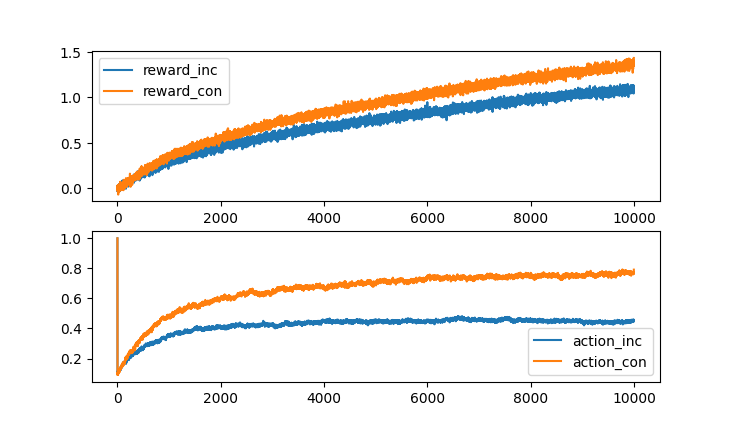

Write the Python code that produced this figure.
"""
Exercise 2.5 (programming) Design and conduct an experiment to demonstrate the
difficulties that sample-average methods have for nonstationary problems.
Use a modified version of the 10-armed testbed in which all the q*(a) start out equal and then take
independent random walks (say by adding a normally distributed increment with mean 0
and standard deviation 0.01 to all the q*(a) on each step). 
Prepare plots like Figure 2.2 for an action-value method using sample averages, incrementally computed, 
and another action-value method using a constant step-size parameter, alpha = 0.1. Use epsilon = 0.1 and longer runs, say of 10,000 steps.
"""

import numpy as np
import matplotlib.pyplot as plt

def bandit(action, q_star):
    return np.random.normal(loc=q_star[action], scale=1)

def action_selection(epsilon, q_est):
    if np.random.rand() < epsilon:
        action = np.random.choice(10)
    else:
        max_idx = np.where(q_est == np.max(q_est))[0]
        action = np.random.choice(max_idx)
    return action

def update_q_star(q_star):
    q_star += np.random.normal(0, 0.01, size=10)
    return q_star

def update_q_est_incremental(q_est, action, reward, action_count):
    q_est[action] = q_est[action] + (reward-q_est[action]) / action_count[action]

def update_q_est_constant(q_est, action, reward, alpha):
    q_est[action] = q_est[action] + (reward-q_est[action]) * alpha

def sim_single_run(steps):
    reward_inc_list = np.zeros(steps)
    reward_con_list = np.zeros(steps)
    optimal_inc_list = np.zeros(steps)
    optimal_con_list = np.zeros(steps)

    q_star = np.zeros(10)
    q_est_inc = np.zeros(10)
    q_est_con = np.zeros(10)
    action_count = np.zeros(10)

    epsilon = 0.1
     
    for step in range(steps):
        action_inc = action_selection(epsilon, q_est_inc)
        reward_inc = bandit(action_inc, q_star)
        action_count[action_inc] += 1
        update_q_est_incremental(q_est_inc, action_inc, reward_inc, action_count)
        reward_inc_list[step] = reward_inc
        optimal_action = np.argmax(q_star)
        optimal_inc_list[step] = 1 if action_inc == optimal_action else 0


        action_con = action_selection(epsilon, q_est_con)
        reward_con = bandit(action_con, q_star)
        update_q_est_constant(q_est_con, action_con, reward_con, alpha=0.1)
        reward_con_list[step] = reward_con
        optimal_con_list[step] = 1 if q_star[action_con] >= np.max(q_star) else 0

        update_q_star(q_star)
    
    return np.stack([reward_inc_list, reward_con_list, optimal_inc_list, optimal_con_list], axis=0)

def average_performance(runs, steps):
    average_array = np.zeros((4, steps))
    for run in range(runs):
        data = sim_single_run(steps)
        average_array += data
        if run % 100 == 0:
            print(f"runs : {run}")
    return average_array / runs
    
data = average_performance(runs=2000, steps=10000)

plt.subplot(2, 1, 1)
plt.plot(data[0,:], label='reward_inc')
plt.plot(data[1,:], label='reward_con')
plt.legend()

plt.subplot(2, 1, 2)
plt.plot(data[2,:], label='action_inc')
plt.plot(data[3,:], label='action_con')
plt.legend()

plt.show()
